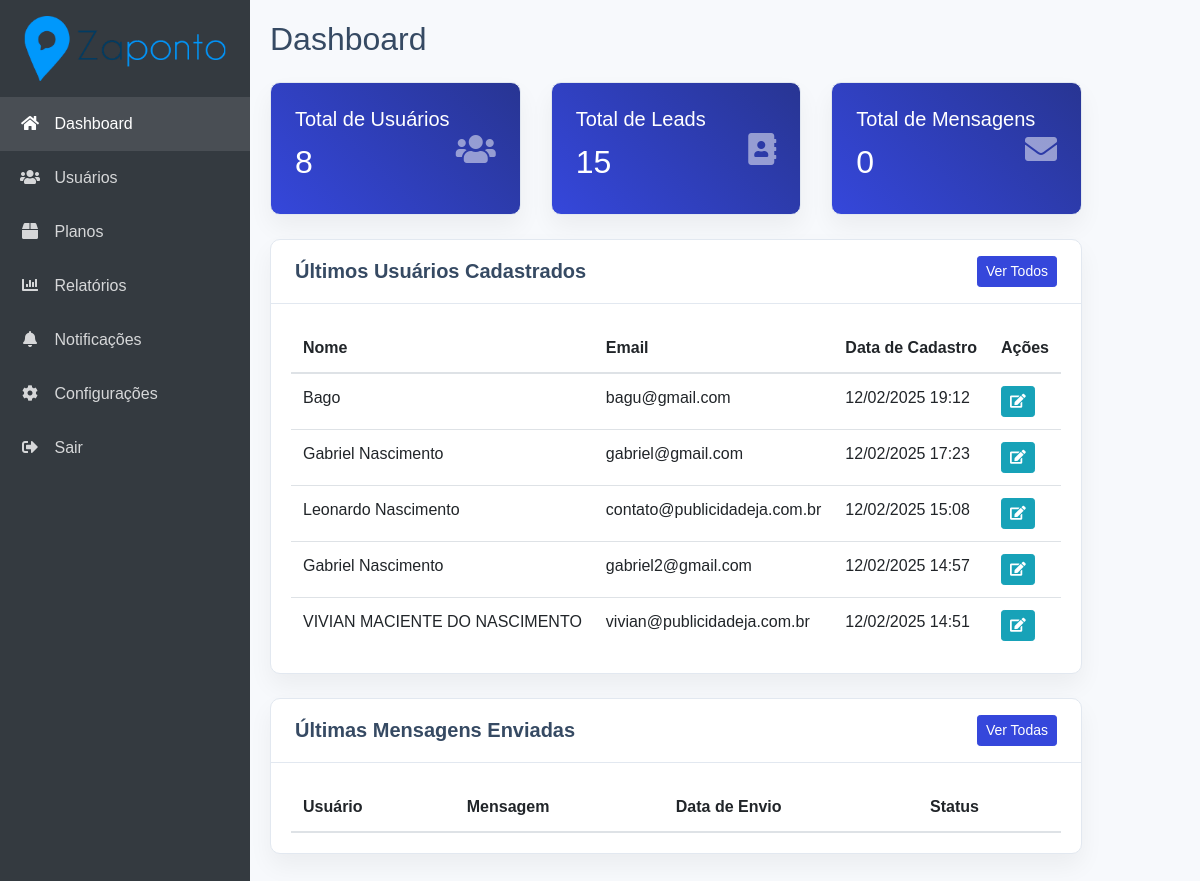
The page /pages/admin/dashboard.php (signed in) on the database its author committed.
### tables this page shows
CREATE TABLE `usuarios` (
  `id` int(11) NOT NULL,
  `nome` varchar(255) NOT NULL,
  `email` varchar(255) NOT NULL,
  `senha` varchar(255) NOT NULL,
  `mensagem_base` text DEFAULT NULL,
  `token_dispositivo` varchar(255) DEFAULT NULL,
  `arquivo_padrao` varchar(255) DEFAULT NULL,
  `created_at` timestamp NOT NULL DEFAULT current_timestamp(),
  `plano_id` int(11) DEFAULT NULL,
  `reset_token` varchar(64) DEFAULT NULL,
  `reset_token_expira` datetime DEFAULT NULL,
  `telefone` varchar(20) DEFAULT NULL,
  `status` enum('ativo','inativo') DEFAULT 'ativo',
  `empresa` varchar(255) DEFAULT NULL,
  `site` varchar(255) DEFAULT NULL,
  `foto_perfil` varchar(255) DEFAULT NULL,
  `data_cadastro` datetime DEFAULT current_timestamp(),
  `perfil_completo` tinyint(1) DEFAULT 0,
  `nome_negocio` varchar(255) DEFAULT NULL,
  `segmento` varchar(100) DEFAULT NULL,
  `publico_alvo` varchar(255) DEFAULT NULL,
  `objetivo_principal` varchar(100) DEFAULT NULL
);

### pages/admin/dashboard.php (the view, shortened to what this page needs)
<?php
include '../../includes/db.php';
$total_usuarios = $pdo->query("SELECT COUNT(*) FROM usuarios")->fetchColumn();
$total_leads = $pdo->query("SELECT COUNT(*) FROM leads_enviados")->fetchColumn();
$total_mensagens = $pdo->query("SELECT COUNT(*) FROM envios_em_massa")->fetchColumn();
$ultimos_usuarios = $pdo->query("SELECT * FROM usuarios ORDER BY created_at DESC LIMIT 5")->fetchAll();
?>
<!DOCTYPE html>
<html lang="pt-br">
<head>
    <link rel="stylesheet" href="https://stackpath.bootstrapcdn.com/bootstrap/4.5.2/css/bootstrap.min.css">
    <link rel="stylesheet" href="https://cdnjs.cloudflare.com/ajax/libs/font-awesome/5.15.1/css/all.min.css">
</head>
<body>
    <div class="container-fluid">
        <div class="row">
            <?php include 'menu.php'; ?>
            <div class="main-content">
                <h2 class="mb-4">Dashboard</h2>
                <div class="row">
                    <div class="col-md-4">
                        <div class="card stats-card">
                            <div class="card-body">
                                <h5 class="card-title">Total de Usuários</h5>
                                <h2><?php echo $total_usuarios; ?></h2>
                                <i class="fas fa-users fa-2x"></i>
                            </div>
                        </div>
                    </div>
                    <div class="col-md-4">
                        <div class="card stats-card">
                            <div class="card-body">
                                <h5 class="card-title">Total de Leads</h5>
                                <h2><?php echo $total_leads; ?></h2>
                                <i class="fas fa-address-book fa-2x"></i>
                            </div>
                        </div>
                    </div>
                    <div class="col-md-4">
                        <div class="card stats-card">
                            <div class="card-body">
                                <h5 class="card-title">Total de Mensagens</h5>
                                <h2><?php echo $total_mensagens; ?></h2>
                                <i class="fas fa-envelope fa-2x"></i>
                            </div>
                        </div>
                    </div>
                </div>
                <div class="card">
                    <div class="card-header d-flex justify-content-between align-items-center">
                        <h5>Últimos Usuários Cadastrados</h5>
                        <a href="usuarios.php" class="btn btn-sm btn-primary">Ver Todos</a>
                    </div>
                    <div class="card-body">
                        <div class="table-responsive">
                            <table class="table">
                                <thead>
                                    <tr>
                                        <th>Nome</th>
                                        <th>Email</th>
                                        <th>Data de Cadastro</th>
                                        <th>Ações</th>
                                    </tr>
                                </thead>
                                <tbody>
                                    <?php foreach ($ultimos_usuarios as $usuario): ?>
                                    <tr>
                                        <td><?php echo htmlspecialchars($usuario['nome']); ?></td>
                                        <td><?php echo htmlspecialchars($usuario['email']); ?></td>
                                        <td><?php echo date('d/m/Y H:i', strtotime($usuario['created_at'])); ?></td>
                                        <td>
                                            <a href="editar-usuario.php?id=<?php echo $usuario['id']; ?>" class="btn btn-sm btn-info">
                                                <i class="fas fa-edit"></i>
                                            </a>
                                        </td>
                                    </tr>
                                    <?php endforeach; ?>
                                </tbody>
                            </table>
                        </div>
                    </div>
                </div>
                <div class="card">
                    <div class="card-header d-flex justify-content-between align-items-center">
                        <h5>Últimas Mensagens Enviadas</h5>
                        <a href="mensagens.php" class="btn btn-sm btn-primary">Ver Todas</a>
                    </div>
                    <div class="card-body">
                        <div class="table-responsive">
                            <table class="table">
                                <thead>
                                    <tr>
                                        <th>Usuário</th>
                                        <th>Mensagem</th>
                                        <th>Data de Envio</th>
                                        <th>Status</th>
                                    </tr>
                                </thead>
                            </table>
                        </div>
                    </div>
                </div>
            </div>
        </div>
    </div>
</body>
</html>

### pages/admin/dashboard.php (style rules this page uses)
:root { --primary-color: #3547DB; --primary-hover: #283593; --success-color: #2CC149; --background-color: #f7f9fc; --text-color: #364a63; --border-color: #e2e8f0; --card-shadow: 0 0.75rem 1.5rem rgba(0, 0, 0, 0.05); --border-radius: 10px; }
body { background-color: var(--background-color); color: var(--text-color); font-family: 'Nunito', sans-serif; }
.main-content { margin-left: 250px; padding: 20px; transition: margin-left 0.3s; }
.card { border-radius: var(--border-radius); border: 1px solid var(--border-color); box-shadow: var(--card-shadow); margin-bottom: 1.5rem; }
.stats-card { background: linear-gradient(45deg, var(--primary-color), var(--primary-hover)); color: white; }
.stats-card .card-body { position: relative; padding: 1.5rem; }
.stats-card i { position: absolute; right: 1.5rem; top: 50%; transform: translateY(-50%); opacity: 0.5; }
.table { margin-bottom: 0; }
.table th { border-top: none; font-weight: 600; }
.card-header { background-color: transparent; border-bottom: 1px solid var(--border-color); padding: 1rem 1.5rem; }
.card-header h5 { margin-bottom: 0; color: var(--text-color); font-weight: 600; }
.btn-primary { background-color: var(--primary-color); border-color: var(--primary-color); }

### rows shown on the page
usuarios: nome "Bago", email "bagu@gmail.com", created_at "12/02/2025 19:12"
usuarios: nome "Gabriel Nascimento", email "gabriel@gmail.com", created_at "12/02/2025 17:23"
usuarios: nome "Leonardo Nascimento", email "contato@publicidadeja.com.br", created_at "12/02/2025 15:08"
usuarios: nome "Gabriel Nascimento", email "gabriel2@gmail.com", created_at "12/02/2025 14:57"
usuarios: nome "VIVIAN MACIENTE DO NASCIMENTO", email "vivian@publicidadeja.com.br", created_at "12/02/2025 14:51"

### other values the page prints
$total_usuarios "8"
$total_leads "15"
$total_mensagens "0"
